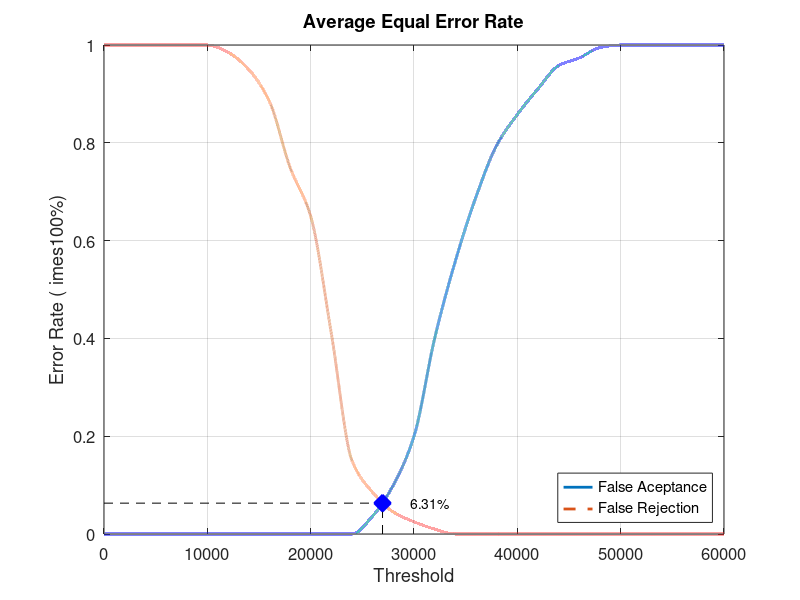
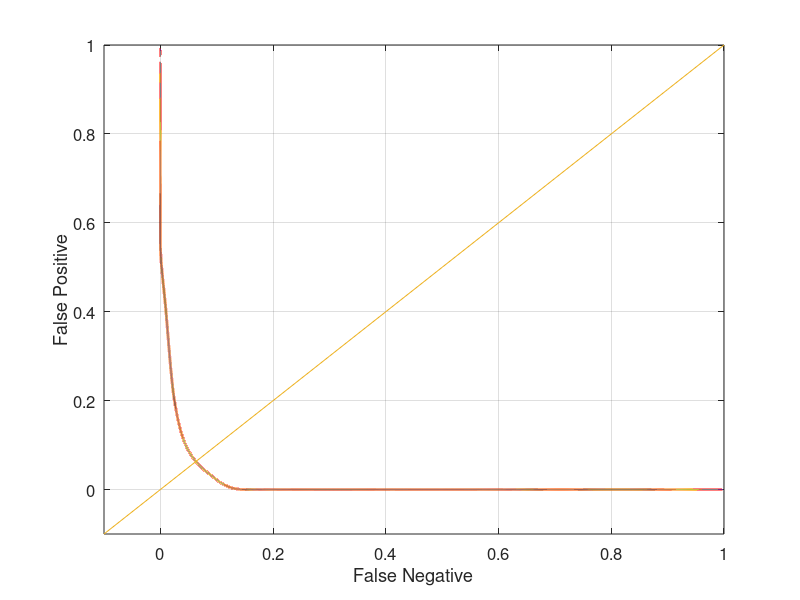

Reproduce these figures in MATLAB, in order.
close all;
clear;
clc;
x = 0:2000:60000;
xq = 0:0.5:60000;

y0 = [0 0 0 0 0 0 0 0 0 0 0 0 0 0.0368421 0.1 0.2 0.4 0.557895 0.689474 0.794737 0.857895 0.910526 0.957895 0.973684 0.994737 1 1 1 1 1 1]
yy0 = interp1(x, y0, xq, 'pchip');
y1 = [1 1 1 1 1 1 0.985 0.95 0.885 0.75 0.65 0.41 0.15 0.085 0.045 0.025 0.01 0 0 0 0 0 0 0 0 0 0 0 0 0 0]
yy1 = interp1(x, y1, xq, 'pchip');

% Calculating EER: 
y2 = abs(y0 - y1);
find(y2 == min(y2))
yy2 = abs(yy0 - yy1);
xEER = find(yy2 == min(yy2));
xEERIndex = xq(xEER) % X-axis EER
yEER = yy0(xEER) % Y-axis EER

main = figure
plot(xq, yy0,'-','LineWidth', 2);	hold on
plot(xq, yy1,'--','LineWidth', 2);	hold on
plot([xEERIndex xEERIndex], [0 yEER], 'k--');	hold on
plot([0 xEERIndex], [yEER yEER], 'k--');	hold on
plot(xEERIndex, yEER, 'bx', 'LineWidth', 10);	hold on
text(xEERIndex + 10 * xEERIndex / 100, yEER, [num2str(round((10000 * yEER)) / 100) '%'])
legend('False Aceptance', 'False Rejection', 'Location', 'SouthEast')
xlabel('Threshold')
ylabel('Error Rate (	imes100%)')
title('Average Equal Error Rate')
set(gca, 'FontSize', 12)
axis([0 60000 0 1])
grid on

print(main, 'Database1_2Main', '-dpng');
FNRxFPR = figure('Color', [1 1 1]);
plot(yy1, yy0, '-', yy1, yy0, 'LineWidth', 2);
hold on
y = -0.1:0.1:1
plot(y, y); 
set(gca, 'FontSize', 12)
xlabel('False Negative')
ylabel('False Positive')
axis([-0.1 1 -0.1 1])
set(gca, 'FontSize', 12)
grid on

print(FNRxFPR, 'Database1_2FNRxFPR','-dpng');
